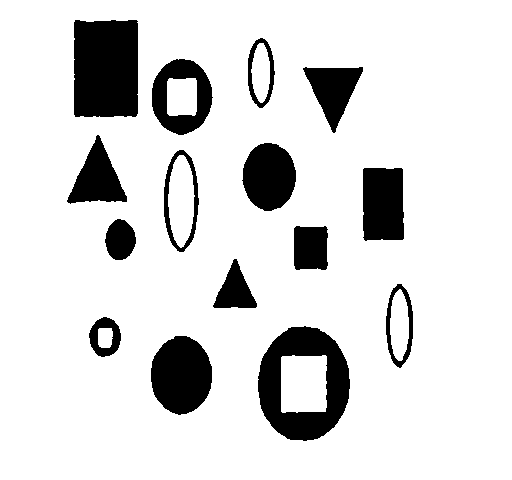
//> input picture pattern_recognition/shapes.pgm, 512 x 480 px
$ ./simple   (built with g++ and OpenCV 4)
//> lines starting //> are read from the running program, lines starting //| are printed output that depends on the picture; after the words box and inside, x2 and y2 are one past the last pixel; in counts of white or black regions, pixels touching at a corner belong together
#include <opencv2/core/core.hpp>
#include <opencv2/highgui/highgui.hpp>
#include <iostream>
#include <fstream>
#include <algorithm>
#include <map>
#include <set>
#include <string>
#include <cmath>

using namespace cv;
using namespace std;

class Feature{
public:
    Mat object;
    int xmin;
    int xmax;
    int ymin;
    int ymax;
    int label;
    int area;
    int perimeter;
    double compactness;
    double fb_ratio;   // background pixel / foreground pixel
    int cluster;
};


Mat image;
int b_background;
int g_background;
int r_background;
int** label_array;
vector<Feature> shape_container;

void connected_component(int row, int col);
int find_howmany(int row, int col);
Mat show_connected(int row, int col);
void calculate_compactness();
void get_profile();
void linear_discriminant(Mat centers);
Mat show_cluster();

int main(){

//====== TRANING PART

    image = imread("shapes.pgm");   // shapes.pgm  train1.pgm  train2.pgm
//> image is the input picture: 480 rows x 512 cols, CV_8UC3; values 0 (black) and 127 (white), 86% white; 15 black regions, largest, box (x1, y1, x2, y2) and area: (74, 20, 138, 117) 6117, (258, 326, 350, 441) 5741, (151, 336, 212, 415) 3736
    if(! image.data ){                              // Check for invalid input
        cout <<  "Could not open or find the image" << std::endl ;
        return -1;
    }

    namedWindow( "Training image", WINDOW_AUTOSIZE );// Create a window for display.
    imshow( "Training image", image );                   // Show our image inside it.

    int row = image.rows;
//> row = 480
    int col = image.cols;
//> col = 512
    cout << row << " x " << col << " image" << endl;
//| 480 x 512 image

    label_array = new int *[row];
    for(int i = 0; i < row; i++){
        label_array[i] = new int[col];
        for(int j = 0; j < col; j++){
            label_array[i][j] = 0;
        }
    }

    b_background = (int)image.at<Vec3b>(0,0)[0];
//> b_background = 127
    g_background = (int)image.at<Vec3b>(0,0)[1];
//> g_background = 127
    r_background = (int)image.at<Vec3b>(0,0)[2];
//> r_background = 127
    cout << "background rgb  " << b_background << " " << g_background << " " << r_background << endl;
//| background rgb  127 127 127

    connected_component(row, col);
//> the loop in connected_component, `for(int i = 0; i < row; i++)` made 480 passes
//> label on passes 1 to 3: 1, 1, 1
//> after the loop in connected_component, `for(int i = 0; i < row; i++)`: label = 266; mymap = 250 items

    Mat check = show_connected(row, col);
//> after the loop in show_connected, `for(int i = 0; i < row; i++)`:
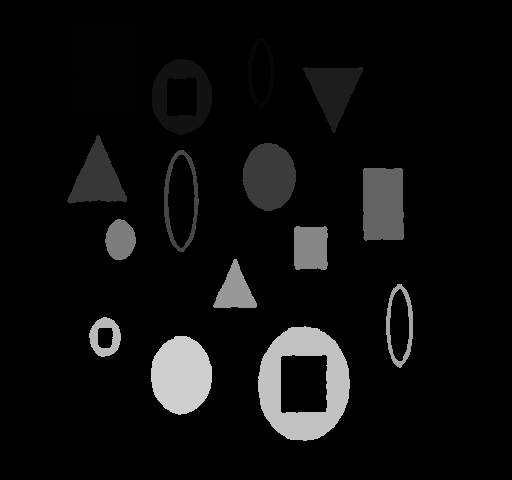
//> check: 480 rows x 512 cols, CV_8UC3; min 0, max 206, mean 13.7
    namedWindow("Training connected", WINDOW_AUTOSIZE);
    imshow("Training connected", check);

    int howmany = find_howmany(row, col);
//> after the loop in find_howmany, `for(int i = 0; i < row; i++)`: myset = 15 items
//> the loop in find_howmany, `for(set<int>::iterator it=myset.begin(); it!=myset.end(); ++it)` made 15 passes
//> (count, xmin, xmax, ymin, ymax, new_shape.label, new_shape.area, new_shape.xmin) on passes 1 to 12: (6117, 74, 137, 20, 116, 1, 6117, 74), (608, 248, 274, 38, 107, 6, 608, 248), (2474, 152, 212, 59, 134, 18, 2474, 152), (2035, 303, 362, 67, 132, 29, 2035, 303), (2112, 67, 126, 135, 203, 55, 2112, 67), (2820, 242, 295, 143, 210, 59, 2820, 242), (904, 164, 198, 150, 251, 70, 904, 164), (2881, 363, 403, 168, 240, 99, 2881, 363), (957, 105, 135, 219, 259, 125, 957, 105), (1406, 294, 327, 226, 269, 134, 1406, 294), (1157, 213, 256, 259, 307, 152, 1157, 213), (704, 386, 412, 284, 367, 164, 704, 386)
//> pass 1, in find_howmany, `Mat object(copy_image, Rect(xmin, ymin, xmax-xmin+1, ymax-ymin+1));`:
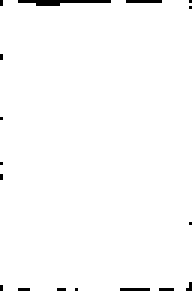
//> object: 97 rows x 64 cols, CV_8UC3 (shown 3 times larger); 98.5% white; black in thin lines or dots
//> howmany = 15
    cout << "the number of shapes:  " << shape_container.size() << endl;
    calculate_compactness();
//    get_profile();

    for(int i = 0; i < shape_container.size(); i++){
        Feature temp = shape_container.at(i);
        namedWindow("object",WINDOW_NORMAL);
        imshow("object",temp.object);
        cout << "label:  " << temp.label << "  area:  " << temp.area << endl;
        cout << "perimeter:  " << temp.perimeter << "  compactness:  " << temp.compactness << endl;
        cout << "fb_ratio:  " << temp.fb_ratio << endl;
        waitKey(0);
    }
//> this loop made 15 passes
//| label:  1  area:  6117
//| label:  6  area:  608
//| label:  18  area:  2474
//| label:  29  area:  2035
//| label:  55  area:  2112
//| label:  59  area:  2820
//| label:  70  area:  904
//| label:  99  area:  2881
//> (output is shown up to pass 8 of 15)
    int num_feature = 2;
    Mat input_samples(shape_container.size(), num_feature, CV_32F);
    for(int i = 0; i < shape_container.size(); i++){
        input_samples.at<float>(i,0) = shape_container.at(i).compactness;
        input_samples.at<float>(i,1) = shape_container.at(i).fb_ratio;
    }
    Mat result_clusters;
    int num_clusters = 5;
    Mat centers;
    int attempts = 10;
    kmeans(input_samples, num_clusters, result_clusters, TermCriteria(CV_TERMCRIT_ITER|CV_TERMCRIT_EPS,10,0.01), attempts, KMEANS_PP_CENTERS, centers);
//    cout << "clusters:  " << result_clusters << endl;
//    cout << "centroids:  " << centers << endl;

    // assign cluster number for each shape in shape_container
    for(int i = 0; i < shape_container.size(); i++){
       shape_container.at(i).cluster = result_clusters.at<int>(i,0);
//       cout << shape_container.at(i).cluster << endl;
    }

    Mat cluster1 = show_cluster();
//> after the loop in show_cluster, `for(int i = 0; i < shape_container.size(); i++)`:
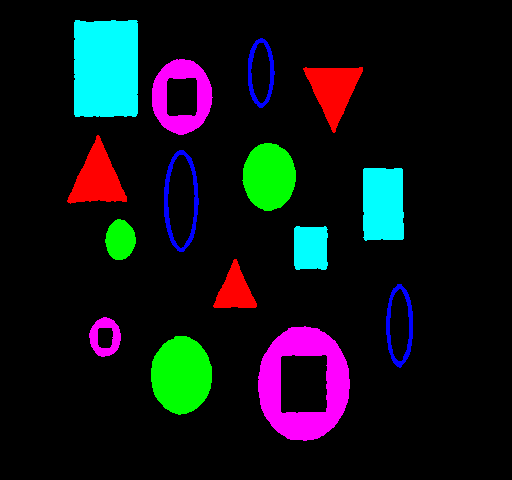
//> cluster_image: 480 rows x 512 cols, CV_8UC3; mean B, G, R 22.4, 18.7, 14.8
    namedWindow("Training cluster",WINDOW_AUTOSIZE);
    imshow("Training cluster",cluster1);

//====== TEST CLASSIFICATION PART

    image = imread("testshapes.pgm");       // testshapes.pgm  match1.pgm   match2.pgm
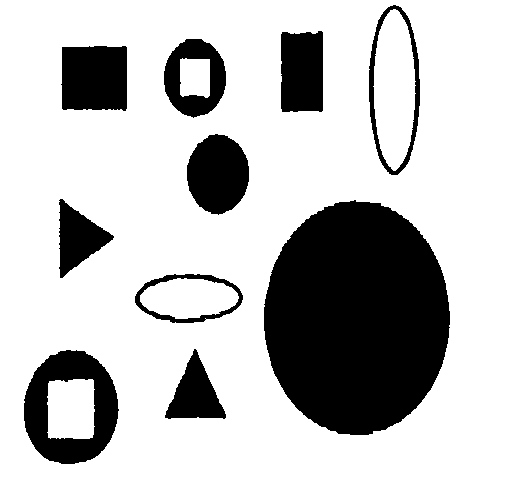
//> input picture pattern_recognition/testshapes.pgm, 512 x 480 px
//> image is the input picture: 480 rows x 512 cols, CV_8UC3; values 0 (black) and 127 (white), 75.2% white; 10 black regions, largest, box (x1, y1, x2, y2) and area: (264, 200, 450, 435) 34092, (24, 350, 119, 464) 5814, (61, 46, 127, 111) 4091
    if(! image.data ){                              // Check for invalid input
        cout <<  "Could not open or find the image" << std::endl ;
        return -1;
    }

    namedWindow( "Testing image", WINDOW_AUTOSIZE );// Create a window for display.
    imshow( "Testing image", image );                   // Show our image inside it.

    connected_component(row, col);
//> the loop in connected_component (call 2), `for(int i = 0; i < row; i++)` made 480 passes

    Mat check2 = show_connected(row, col);
//> call 2 of show_connected, with row = 480, col = 512
//> after the loop in show_connected (call 2), `for(int i = 0; i < row; i++)`:
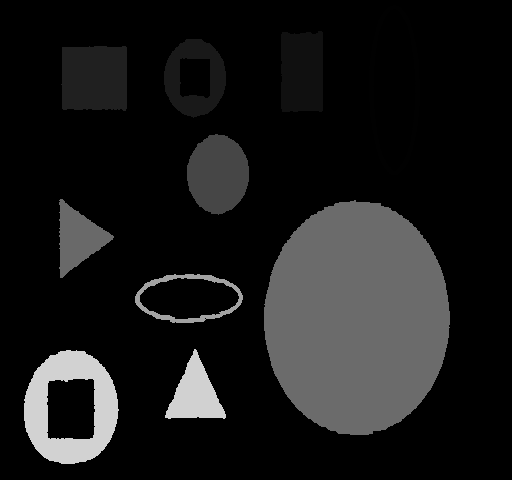
//> check: 480 rows x 512 cols, CV_8UC3; min 0, max 210, mean 25.5
    namedWindow("Testing connected", WINDOW_AUTOSIZE);
    imshow("Testing connected", check2);

    int howmany_test = find_howmany(row, col);
//> after the loop in find_howmany (call 2), `for(int i = 0; i < row; i++)`: myset = 10 items
//> the loop in find_howmany (call 2), `for(set<int>::iterator it=myset.begin(); it!=myset.end(); ++it)` made 10 passes
//> (count, xmin, xmax, ymin, ymax, new_shape.label, new_shape.area, new_shape.xmin) on passes 1 to 10: (1596, 369, 419, 5, 174, 1, 1596, 369), (3286, 281, 322, 31, 111, 16, 3286, 281), (2673, 164, 225, 39, 117, 25, 2673, 164), (4091, 61, 126, 46, 110, 32, 4091, 61), (3837, 187, 248, 134, 214, 70, 3837, 187), (2211, 59, 113, 199, 277, 105, 2211, 59), (34092, 264, 449, 200, 434, 107, 34092, 264), (1089, 135, 242, 274, 322, 162, 1089, 135), (2218, 165, 225, 349, 418, 209, 2218, 165), (5814, 24, 118, 350, 463, 210, 5814, 24)
//> pass 1, in find_howmany (call 2), `Mat object(copy_image, Rect(xmin, ymin, xmax-xmin+1, ymax-ymin+1));`:
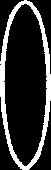
//> object: 170 rows x 51 cols, CV_8UC3; 18.4% white; 1 white region, box (x1, y1, x2, y2) and area: (0, 0, 51, 170) 1596
//> howmany_test = 10
    cout << "the number of shapes:  " << shape_container.size() << endl << endl;

    calculate_compactness();

    linear_discriminant(centers);
    Mat cluster2 = show_cluster();
//> after the loop in show_cluster (call 2), `for(int i = 0; i < shape_container.size(); i++)`:
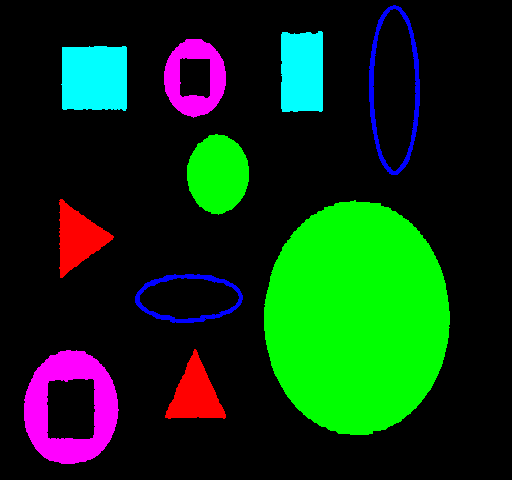
//> cluster_image: 480 rows x 512 cols, CV_8UC3; mean B, G, R 19.4, 47.1, 13.6
    namedWindow("Testing cluster",WINDOW_AUTOSIZE);
    imshow("Testing cluster",cluster2);

    waitKey(0);                                          // Wait for a keystroke in the window

    return 0;
}

// show image with clusters
Mat show_cluster(){

    Mat cluster_image(image.rows, image.cols, image.type());
//    cout << image.rows << " " << image.cols << endl;
    for(int i = 0; i < shape_container.size(); i++){
        Mat temp_shape = shape_container.at(i).object;
//        namedWindow("what", WINDOW_NORMAL);
//        imshow("what", temp_shape);
//        waitKey(0);
        if(shape_container.at(i).cluster == 0){
            for(int j = 0; j < temp_shape.rows; j++){
                for(int k = 0; k < temp_shape.cols; k++){
                    if(temp_shape.at<Vec3b>(j,k)[0] != 0){
                        temp_shape.at<Vec3b>(j,k)[0] = 255;
                        temp_shape.at<Vec3b>(j,k)[1] = 1;
                        temp_shape.at<Vec3b>(j,k)[2] = 1;
                    }
                }
            }
        }
        else if(shape_container.at(i).cluster == 1){
            for(int j = 0; j < temp_shape.rows; j++){
                for(int k = 0; k < temp_shape.cols; k++){
                    if(temp_shape.at<Vec3b>(j,k)[0] != 0){
                        temp_shape.at<Vec3b>(j,k)[0] = 1;
                        temp_shape.at<Vec3b>(j,k)[1] = 255;
                        temp_shape.at<Vec3b>(j,k)[2] = 1;
                    }
                }
            }
        }
        else if(shape_container.at(i).cluster == 2){
            for(int j = 0; j < temp_shape.rows; j++){
                for(int k = 0; k < temp_shape.cols; k++){
                    if(temp_shape.at<Vec3b>(j,k)[0] != 0){
                        temp_shape.at<Vec3b>(j,k)[0] = 1;
                        temp_shape.at<Vec3b>(j,k)[1] = 1;
                        temp_shape.at<Vec3b>(j,k)[2] = 255;
                    }
                }
            }
        }
        else if(shape_container.at(i).cluster == 3){
            for(int j = 0; j < temp_shape.rows; j++){
                for(int k = 0; k < temp_shape.cols; k++){
                    if(temp_shape.at<Vec3b>(j,k)[0] != 0){
                        temp_shape.at<Vec3b>(j,k)[0] = 255;
                        temp_shape.at<Vec3b>(j,k)[1] = 255;
                        temp_shape.at<Vec3b>(j,k)[2] = 1;
                    }
                }
            }
        }
        else if(shape_container.at(i).cluster == 4){
            for(int j = 0; j < temp_shape.rows; j++){
                for(int k = 0; k < temp_shape.cols; k++){
                    if(temp_shape.at<Vec3b>(j,k)[0] != 0){
                        temp_shape.at<Vec3b>(j,k)[0] = 255;
                        temp_shape.at<Vec3b>(j,k)[1] = 1;
                        temp_shape.at<Vec3b>(j,k)[2] = 255;
                    }
                }
            }
        }
        int xmin = shape_container.at(i).xmin;
        int xmax = shape_container.at(i).xmax;
        int ymin = shape_container.at(i).ymin;
        int ymax = shape_container.at(i).ymax;
//        cout << xmin << " " << xmax << " " << ymin << " " << ymax << endl;
        Rect roi(Point(xmin,ymin),Size(xmax-xmin+1,ymax-ymin+1));
        Mat destinationROI = cluster_image(roi);
        temp_shape.copyTo(cluster_image(roi));
    }
//    namedWindow("cluster image", WINDOW_AUTOSIZE);
//    imshow("cluster image", cluster_image);
//    waitKey(0);
    return cluster_image;
}

// run linear discriminant
void linear_discriminant(Mat centers){
    for(int i = 0; i < shape_container.size(); i++){
        double temp_compactness = shape_container.at(i).compactness;
        double temp_ratio = shape_container.at(i).fb_ratio;
        cout << "compactness:  " << temp_compactness << "  fb_ratio:  " << temp_ratio << endl;
        int max_index = -1;
        double max_value = -100;
        double g1 = (temp_compactness*centers.at<float>(0,0)+temp_ratio*centers.at<float>(0,1))-0.5*(pow(centers.at<float>(0,0),2)+pow(centers.at<float>(0,1),2));
        double g2 = (temp_compactness*centers.at<float>(1,0)+temp_ratio*centers.at<float>(1,1))-0.5*(pow(centers.at<float>(1,0),2)+pow(centers.at<float>(1,1),2));
        if(g1 >= g2){
            max_index = 0;
            max_value = g1;
        }
        else{
            max_index = 1;
            max_value = g2;
        }
        double g3 = (temp_compactness*centers.at<float>(2,0)+temp_ratio*centers.at<float>(2,1))-0.5*(pow(centers.at<float>(2,0),2)+pow(centers.at<float>(2,1),2));
        if(g3 >= max_value){
            max_index = 2;
            max_value = g3;
        }
        double g4 = (temp_compactness*centers.at<float>(3,0)+temp_ratio*centers.at<float>(3,1))-0.5*(pow(centers.at<float>(3,0),2)+pow(centers.at<float>(3,1),2));
        if(g4 >= max_value){
            max_index = 3;
            max_value = g4;
        }
        double g5 = (temp_compactness*centers.at<float>(4,0)+temp_ratio*centers.at<float>(4,1))-0.5*(pow(centers.at<float>(4,0),2)+pow(centers.at<float>(4,1),2));
        if(g5 >= max_value){
            max_index = 4;
            max_value = g5;
        }
        shape_container.at(i).cluster = max_index;
        cout << "g12345:  " << g1 << "  " << g2 << "  " << g3 << "  " << g4 << "  " << g5 << endl;
        cout << i << " shape belongs to " << max_index << " cluster" << endl << endl;
    }
}

// [43 lines of commented-out code are left out]
void calculate_compactness(){
    // calculate perimeter first, then compactness
    for(int i = 0; i < shape_container.size(); i++){
        Mat temp_image = shape_container.at(i).object;
        int perimeter = 0;
        int num_back = 0;
        for(int j = 0; j < temp_image.rows; j++){
            for(int k = 0; k < temp_image.cols; k++){
                if(temp_image.at<Vec3b>(j,k)[0] != 0){
                    if(j == 0 || j == temp_image.rows-1 || k == 0 || k == temp_image.cols-1){
                        perimeter++;
                    }
                    else{
                        if(temp_image.at<Vec3b>(j-1,k)[0] == 0 || temp_image.at<Vec3b>(j+1,k)[0] == 0 || temp_image.at<Vec3b>(j,k-1)[0] == 0 || temp_image.at<Vec3b>(j,k+1)[0] == 0){   // if any neighboring pixel is background, it's on edge
                            perimeter++;
                        }
                    }
                }
                else{
                    num_back++;
                }
            }
        }
        shape_container.at(i).perimeter = perimeter;
        double compactness = pow(perimeter,2)/(double)shape_container.at(i).area;
        if(compactness > 100){
            compactness = 100;
        }
        shape_container.at(i).compactness = compactness;
        double fb_ratio = (double)num_back/(double)shape_container.at(i).area * 100;    // *100 put more weight fb_ratio
        if(fb_ratio > 200){
            fb_ratio = 200;
        }
        shape_container.at(i).fb_ratio = fb_ratio;
// [6 lines of commented-out code are left out]
    }
}

// find how many different shapes are in the image
int find_howmany(int row, int col){
    shape_container.clear();
    set<int> myset;
    for(int i = 0; i < row; i++){
        for(int j = 0; j < col; j++){
            if(label_array[i][j] != 0){
                myset.insert(label_array[i][j]);
            }
        }
    }

    for(set<int>::iterator it=myset.begin(); it!=myset.end(); ++it){
        int count = 0;
        int xmin = col;
        int xmax = 0;
        int ymin = row;
        int ymax = 0;
        Mat copy_image = image.clone();
        for(int i = 0; i < row; i++){
            for(int j = 0; j < col; j++){
                if(label_array[i][j] != *it){
                    copy_image.at<Vec3b>(i,j)[0] = 0;
                    copy_image.at<Vec3b>(i,j)[1] = 0;
                    copy_image.at<Vec3b>(i,j)[2] = 0;
                }
                else{
                    copy_image.at<Vec3b>(i,j)[0] = 255;
                    copy_image.at<Vec3b>(i,j)[1] = 255;
                    copy_image.at<Vec3b>(i,j)[2] = 255;
                }
            }
        }
//        namedWindow("copy", WINDOW_AUTOSIZE);
//        imshow("copy",copy_image);
//        waitKey(0);

        for(int i = 0; i < row; i++){
            for(int j = 0; j < col; j++){
                if(label_array[i][j] == *it){
                    count++;
                    if(xmin > j){
                        xmin = j;
                    }
                    if(xmax < j){
                        xmax = j;
                    }
                    if(ymin > i){
                        ymin = i;
                    }
                    if(ymax < i){
                        ymax = i;
                    }
                }
            }
        }
//        cout << xmin << "  " << xmax << endl;
//        cout << ymin << "  " << ymax << endl;
        Mat object(copy_image, Rect(xmin, ymin, xmax-xmin+1, ymax-ymin+1));
        Feature new_shape;
        new_shape.object = object.clone();
        new_shape.label = *it;
        new_shape.area = count;
        new_shape.xmin = xmin;
        new_shape.xmax = xmax;
        new_shape.ymin = ymin;
        new_shape.ymax = ymax;
        shape_container.push_back(new_shape);
// [4 lines of commented-out code are left out]

    }

    return myset.size();

}

// display the result image of connected component
Mat show_connected(int row, int col){
    Mat check(row,col,image.type());

    for(int i = 0; i < row; i++){
        for(int j = 0; j < col; j++){
            if(label_array[i][j] != 0){
//                check.at<Vec3b>(i,j)[0] = 255-label_array[i][j];
//                check.at<Vec3b>(i,j)[1] = 255;
//                check.at<Vec3b>(i,j)[2] = label_array[i][j];
                check.at<Vec3b>(i,j)[0] = label_array[i][j];
                check.at<Vec3b>(i,j)[1] = label_array[i][j];
                check.at<Vec3b>(i,j)[2] = label_array[i][j];
            }
            else{
                check.at<Vec3b>(i,j)[0] = 0;
                check.at<Vec3b>(i,j)[1] = 0;
                check.at<Vec3b>(i,j)[2] = 0;
            }
        }
    }

//    namedWindow( "connected", WINDOW_AUTOSIZE );
//    imshow( "connected", check );
    return check;
}


// figure out different shapes in the image
void connected_component(int row, int col){
    map<int,int> mymap;
//    int label_array[row][col];
    for(int i = 0; i < row; i++){
        for(int j = 0; j < col; j++){
            label_array[i][j] = 0;
        }
    }
    int label = 1;
    for(int i = 0; i < row; i++){
        for(int j = 0; j < col; j++){
           if(image.at<Vec3b>(i,j)[0] != b_background){
               if(i == 0){
                    if(j != 0){
                        if(label_array[i][j-1] == 0){   // create new label
                            label_array[i][j] = label;
                            label++;
                        }
                        else{       // assign the same label as the left pixel to the current pixel
                            label_array[i][j] = label_array[i][j-1];
                        }
                    }
                    cout << "it must not be here" << endl;
               }
               else{
                    if(j != 0){
                        if(label_array[i-1][j] == 0 && label_array[i][j-1] == 0){   // create new label
                            label_array[i][j] = label;
                            label++;
                            //cout << j << " " << i << " " << label_array[i][j] << endl;
                        }
                        else if(label_array[i-1][j] == 0 && label_array[i][j-1] != 0){  // assign the same label as the left pixel to the current pixel
                            label_array[i][j] = label_array[i][j-1];
                        }
                        else if(label_array[i][j-1] == 0 && label_array[i-1][j] != 0){  // assign the same label as the top pixel to the current pixel
                            label_array[i][j] = label_array[i-1][j];
                        }
                        else if(label_array[i-1][j] != 0 && label_array[i][j-1] != 0){  // assign a smaller label between left and up pixel to the current pixel
                            label_array[i][j] = min(label_array[i-1][j],label_array[i][j-1]);
                            if(label_array[i-1][j] != label_array[i][j-1]){     // greater label maps to smaller label
                                if(min(label_array[i-1][j],label_array[i][j-1]) == label_array[i-1][j]){
                                    mymap.insert(pair<int,int>(label_array[i][j-1],label_array[i-1][j]));
                                }
                                else{
                                    mymap.insert(pair<int,int>(label_array[i-1][j],label_array[i][j-1]));
                                }
                            }
                        }
                    }
               }
           }
        }
    }

    // merging labels in mymap
    map<int,int>::iterator it = mymap.begin();
    for(it=mymap.begin(); it!=mymap.end(); ++it){
        //cout << it->first << " => " << it->second << endl;
        if(mymap.find(it->second) != mymap.end()){
            it->second = mymap.find(it->second)->second;
        }
    }

//    for(it=mymap.begin(); it!=mymap.end(); ++it){
//        cout << it->first << " => " << it->second << endl;
//    }

    // merging labels in label_array
    for(int i = 0; i < row; i++){
        for(int j = 0; j < col; j++){
            if(label_array[i][j] != 0){
                map<int,int>::iterator current;
                current = mymap.find(label_array[i][j]);
                if(current != mymap.end()){
                    label_array[i][j] = current->second;
                }
            }
        }
    }
}
